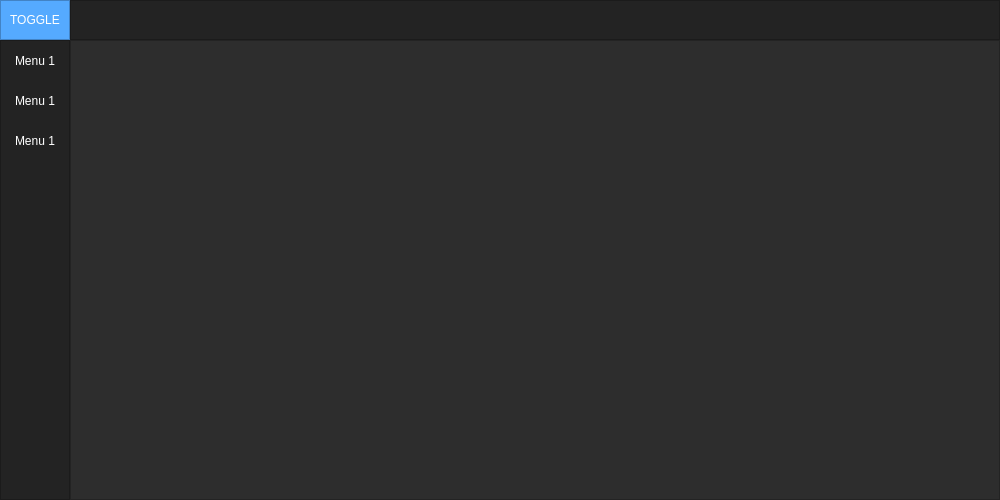
<?xml version="1.0" encoding="UTF-8"?>
<ui version="4.0">
 <class>MainWindow</class>
 <widget class="QMainWindow" name="MainWindow">
  <property name="geometry">
   <rect>
    <x>0</x>
    <y>0</y>
    <width>1000</width>
    <height>500</height>
   </rect>
  </property>
  <property name="maximumSize">
   <size>
    <width>1000</width>
    <height>500</height>
   </size>
  </property>
  <property name="windowTitle">
   <string>MainWindow</string>
  </property>
  <widget class="QWidget" name="centralwidget">
   <property name="styleSheet">
    <string notr="true">background-color: rgb(45, 45, 45);</string>
   </property>
   <layout class="QVBoxLayout" name="verticalLayout">
    <property name="spacing">
     <number>0</number>
    </property>
    <property name="leftMargin">
     <number>0</number>
    </property>
    <property name="topMargin">
     <number>0</number>
    </property>
    <property name="rightMargin">
     <number>0</number>
    </property>
    <property name="bottomMargin">
     <number>0</number>
    </property>
    <item>
     <widget class="QFrame" name="Top_bar">
      <property name="maximumSize">
       <size>
        <width>16777215</width>
        <height>40</height>
       </size>
      </property>
      <property name="styleSheet">
       <string notr="true">background-color: rgb(35, 35, 35);</string>
      </property>
      <property name="frameShape">
       <enum>QFrame::NoFrame</enum>
      </property>
      <property name="frameShadow">
       <enum>QFrame::Raised</enum>
      </property>
      <layout class="QHBoxLayout" name="horizontalLayout">
       <property name="spacing">
        <number>0</number>
       </property>
       <property name="leftMargin">
        <number>0</number>
       </property>
       <property name="topMargin">
        <number>0</number>
       </property>
       <property name="rightMargin">
        <number>0</number>
       </property>
       <property name="bottomMargin">
        <number>0</number>
       </property>
       <item>
        <widget class="QFrame" name="frame_toggle">
         <property name="maximumSize">
          <size>
           <width>70</width>
           <height>40</height>
          </size>
         </property>
         <property name="styleSheet">
          <string notr="true">background-color: rgb(85, 170, 255);</string>
         </property>
         <property name="frameShape">
          <enum>QFrame::StyledPanel</enum>
         </property>
         <property name="frameShadow">
          <enum>QFrame::Raised</enum>
         </property>
         <layout class="QVBoxLayout" name="verticalLayout_2">
          <property name="spacing">
           <number>0</number>
          </property>
          <property name="leftMargin">
           <number>0</number>
          </property>
          <property name="topMargin">
           <number>0</number>
          </property>
          <property name="rightMargin">
           <number>0</number>
          </property>
          <property name="bottomMargin">
           <number>0</number>
          </property>
          <item>
           <widget class="QPushButton" name="Btn_Toggle">
            <property name="sizePolicy">
             <sizepolicy hsizetype="Expanding" vsizetype="Expanding">
              <horstretch>0</horstretch>
              <verstretch>0</verstretch>
             </sizepolicy>
            </property>
            <property name="styleSheet">
             <string notr="true">color: rgb(255, 255, 255);
border: 0 px solid;</string>
            </property>
            <property name="text">
             <string>TOGGLE</string>
            </property>
           </widget>
          </item>
         </layout>
        </widget>
       </item>
       <item>
        <widget class="QFrame" name="frame_top">
         <property name="maximumSize">
          <size>
           <width>16777215</width>
           <height>40</height>
          </size>
         </property>
         <property name="frameShape">
          <enum>QFrame::StyledPanel</enum>
         </property>
         <property name="frameShadow">
          <enum>QFrame::Raised</enum>
         </property>
        </widget>
       </item>
      </layout>
     </widget>
    </item>
    <item>
     <widget class="QFrame" name="Content">
      <property name="frameShape">
       <enum>QFrame::NoFrame</enum>
      </property>
      <property name="frameShadow">
       <enum>QFrame::Raised</enum>
      </property>
      <layout class="QHBoxLayout" name="horizontalLayout_2">
       <property name="spacing">
        <number>0</number>
       </property>
       <property name="leftMargin">
        <number>0</number>
       </property>
       <property name="topMargin">
        <number>0</number>
       </property>
       <property name="rightMargin">
        <number>0</number>
       </property>
       <property name="bottomMargin">
        <number>0</number>
       </property>
       <item>
        <widget class="QFrame" name="frame_left_menu">
         <property name="minimumSize">
          <size>
           <width>70</width>
           <height>0</height>
          </size>
         </property>
         <property name="maximumSize">
          <size>
           <width>70</width>
           <height>16777215</height>
          </size>
         </property>
         <property name="styleSheet">
          <string notr="true">background-color: rgb(35, 35, 35);</string>
         </property>
         <property name="frameShape">
          <enum>QFrame::StyledPanel</enum>
         </property>
         <property name="frameShadow">
          <enum>QFrame::Raised</enum>
         </property>
         <layout class="QVBoxLayout" name="verticalLayout_3">
          <property name="spacing">
           <number>0</number>
          </property>
          <property name="leftMargin">
           <number>0</number>
          </property>
          <property name="topMargin">
           <number>0</number>
          </property>
          <property name="rightMargin">
           <number>0</number>
          </property>
          <property name="bottomMargin">
           <number>0</number>
          </property>
          <item alignment="Qt::AlignTop">
           <widget class="QFrame" name="frame_top_menus">
            <property name="frameShape">
             <enum>QFrame::NoFrame</enum>
            </property>
            <property name="frameShadow">
             <enum>QFrame::Raised</enum>
            </property>
            <layout class="QVBoxLayout" name="verticalLayout_4">
             <property name="spacing">
              <number>0</number>
             </property>
             <property name="leftMargin">
              <number>0</number>
             </property>
             <property name="topMargin">
              <number>0</number>
             </property>
             <property name="rightMargin">
              <number>0</number>
             </property>
             <property name="bottomMargin">
              <number>0</number>
             </property>
             <item>
              <widget class="QPushButton" name="btn_page_2">
               <property name="minimumSize">
                <size>
                 <width>0</width>
                 <height>40</height>
                </size>
               </property>
               <property name="styleSheet">
                <string notr="true">QPushButton {
	color: rgb(255, 255, 255);
	background-color: rgb(35, 35, 35);
	border: 0px solid;
}
QPushButton:hover{
	
	background-color: rgb(85, 170, 255);
}</string>
               </property>
               <property name="text">
                <string>Menu 1</string>
               </property>
              </widget>
             </item>
             <item>
              <widget class="QPushButton" name="btn_page_1">
               <property name="minimumSize">
                <size>
                 <width>0</width>
                 <height>40</height>
                </size>
               </property>
               <property name="styleSheet">
                <string notr="true">QPushButton {
	color: rgb(255, 255, 255);
	background-color: rgb(35, 35, 35);
	border: 0px solid;
}
QPushButton:hover{
	
	background-color: rgb(85, 170, 255);
}</string>
               </property>
               <property name="text">
                <string>Menu 1</string>
               </property>
              </widget>
             </item>
             <item>
              <widget class="QPushButton" name="btn_page_3">
               <property name="minimumSize">
                <size>
                 <width>0</width>
                 <height>40</height>
                </size>
               </property>
               <property name="styleSheet">
                <string notr="true">QPushButton {
	color: rgb(255, 255, 255);
	background-color: rgb(35, 35, 35);
	border: 0px solid;
}
QPushButton:hover{
	
	background-color: rgb(85, 170, 255);
}</string>
               </property>
               <property name="text">
                <string>Menu 1</string>
               </property>
              </widget>
             </item>
            </layout>
           </widget>
          </item>
         </layout>
        </widget>
       </item>
       <item>
        <widget class="QFrame" name="frame_pages">
         <property name="minimumSize">
          <size>
           <width>0</width>
           <height>0</height>
          </size>
         </property>
         <property name="frameShape">
          <enum>QFrame::StyledPanel</enum>
         </property>
         <property name="frameShadow">
          <enum>QFrame::Raised</enum>
         </property>
         <layout class="QVBoxLayout" name="verticalLayout_5">
          <item>
           <widget class="QStackedWidget" name="Pages_Widget">
            <property name="currentIndex">
             <number>0</number>
            </property>
            <widget class="QWidget" name="page"/>
            <widget class="QWidget" name="page_2"/>
           </widget>
          </item>
         </layout>
        </widget>
       </item>
      </layout>
     </widget>
    </item>
   </layout>
  </widget>
 </widget>
 <resources/>
 <connections/>
</ui>
